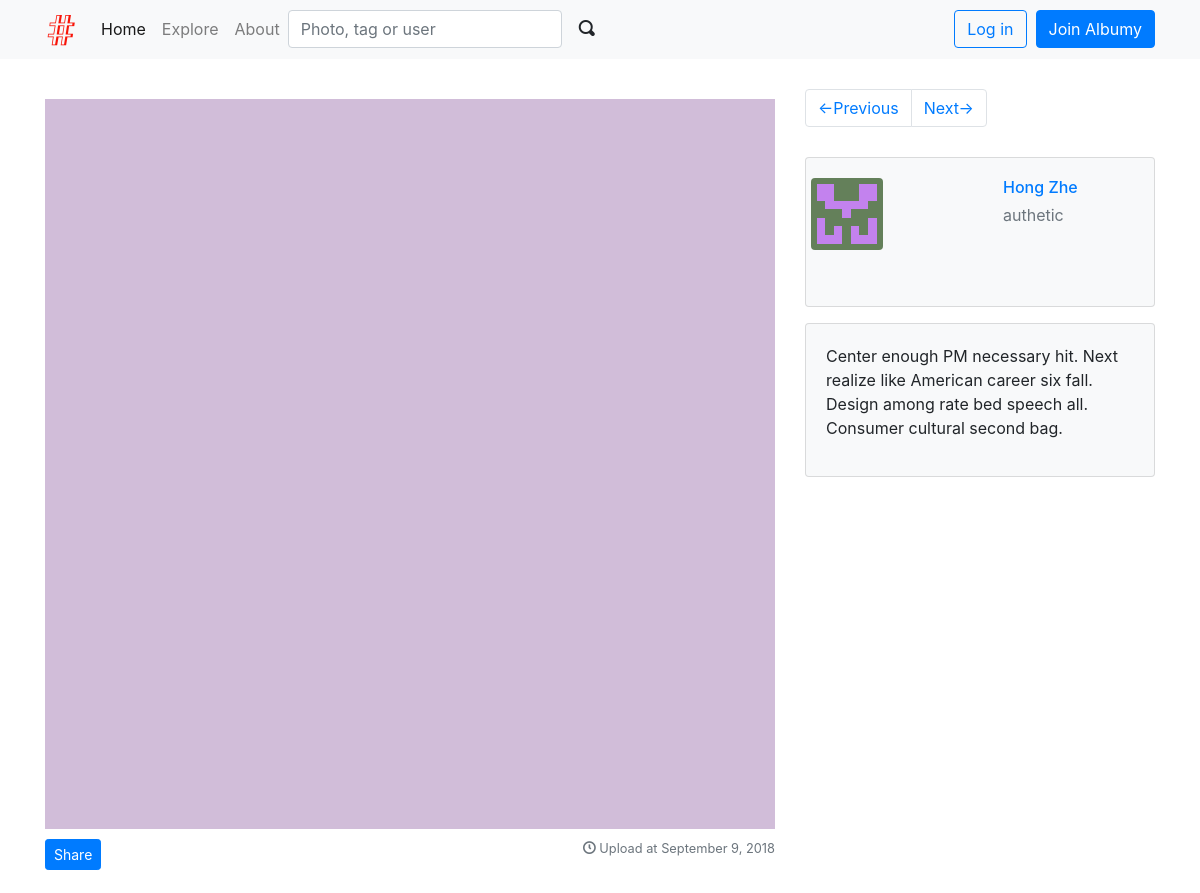
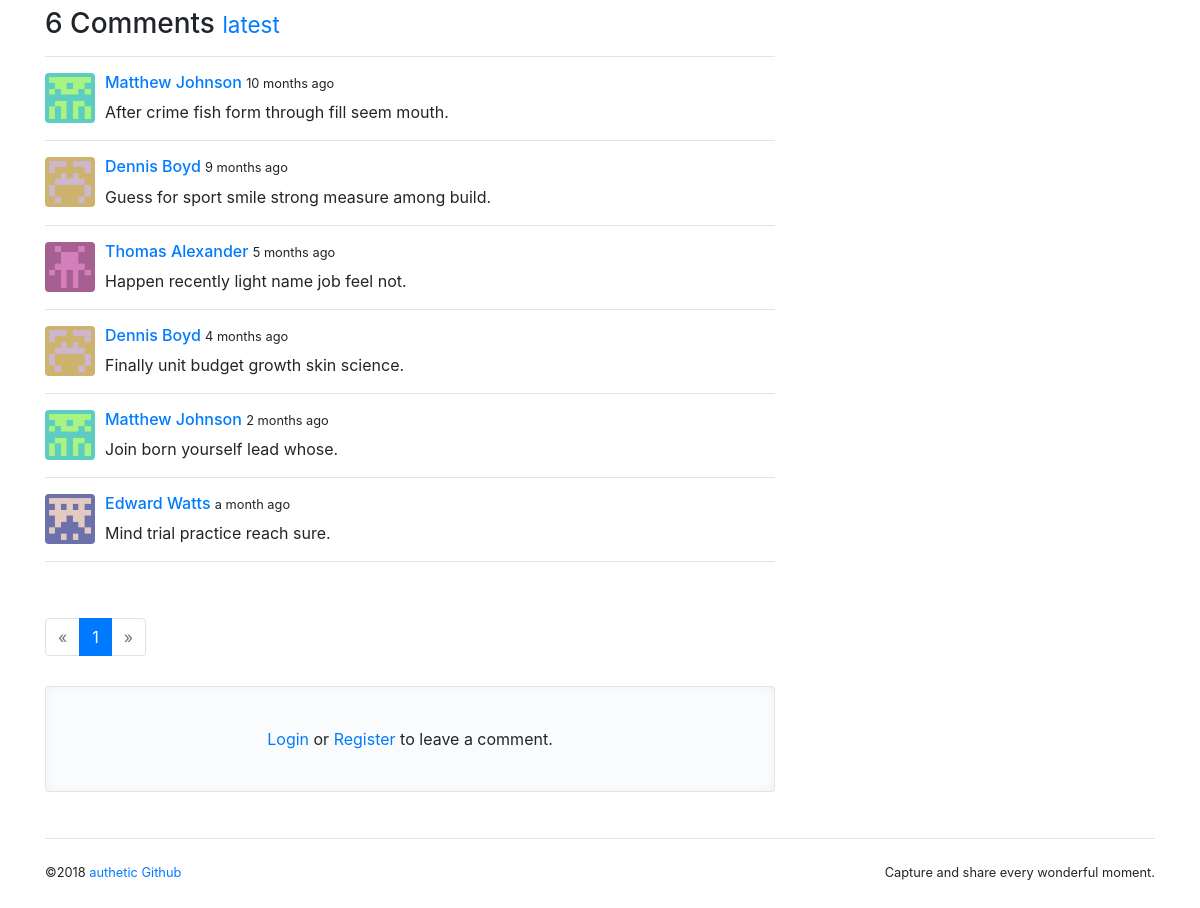
Screenshot of /photo/12 with the database file from the repository (2 pictures, top to bottom).
### albumy/models.py (models this page shows, shortened)
@whooshee.register_model('description')
class Photo(db.Model):
    id = db.Column(db.Integer, primary_key=True)
    description = db.Column(db.String(500))
    filename = db.Column(db.String(64))
    filename_s = db.Column(db.String(64))
    filename_m = db.Column(db.String(64))
    timestamp = db.Column(db.DateTime, default=datetime.utcnow)
    flag = db.Column(db.Integer, default=0)
    author_id = db.Column(db.Integer, db.ForeignKey('user.id'))
    author = db.relationship('User', back_populates='photos')
    tags = db.relationship('Tag', secondary=tagging, back_populates='photos')
    collectors = db.relationship('Collect', back_populates='collected', cascade='all')

class Comment(db.Model):
    id = db.Column(db.Integer, primary_key=True)
    timestamp = db.Column(db.DateTime, default=datetime.utcnow, index=True)
    body = db.Column(db.Text)
    flag = db.Column(db.Integer, default=0)
    replied_id = db.Column(db.Integer, db.ForeignKey('comment.id'))
    author_id = db.Column(db.Integer, db.ForeignKey('user.id'))
    photo_id = db.Column(db.Integer, db.ForeignKey('photo.id'))
    photo = db.relationship('Photo', backref=db.backref('comments', cascade='all'))
    author = db.relationship('User', backref=db.backref('comments', cascade='all'))
    replies = db.relationship('Comment', back_populates='replied', cascade='all')
    replied = db.relationship('Comment', back_populates='replies', remote_side=[id])

@whooshee.register_model('username', 'name')
class User(db.Model, UserMixin):
    id = db.Column(db.Integer, primary_key=True)
    username = db.Column(db.String(20), unique=True, index=True)
    email = db.Column(db.String(254), unique=True, index=True)
    password_hash = db.Column(db.String(128))
    name = db.Column(db.String(30))
    website = db.Column(db.String(255))
    bio = db.Column(db.String(120))
    location = db.Column(db.String(50))
    member_since = db.Column(db.DateTime, default=datetime.utcnow)
    confirmed = db.Column(db.Boolean, default=False)
    avatar_s = db.Column(db.String(64))
    avatar_m = db.Column(db.String(64))
    avatar_l = db.Column(db.String(64))
    avatar_raw = db.Column(db.String(64))
    receive_comment_notification = db.Column(db.Boolean, default=True)
    receive_follow_notification = db.Column(db.Boolean, default=True)
    receive_collect_notification = db.Column(db.Boolean, default=True)
    show_collections = db.Column(db.Boolean, default=True)
    locked = db.Column(db.Boolean, default=False)
    active = db.Column(db.Boolean, default=True)
    role_id = db.Column(db.Integer, db.ForeignKey('role.id'))
    role = db.relationship('Role', back_populates='users')
    photos = db.relationship('Photo', back_populates='author', cascade='all')
    collections = db.relationship('Collect', back_populates='collector', cascade='all')
    following = db.relationship('Follow', foreign_keys=[Follow.follower_id], back_populates=
                                'follower', lazy='dynamic', cascade='all')
    followers = db.relationship('Follow', foreign_keys=[Follow.followed_id], back_populates=
                                'followed', lazy='dynamic', cascade='all')
    notifications = db.relationship('Notification', back_populates='receiver',
                                    cascade='all')

### albumy/blueprints/main.py (the view)
@main_bp.route('/photo/<int:photo_id>')
def show_photo(photo_id):
    photo = Photo.query.get_or_404(photo_id)
    page = request.args.get('page', 1, type=int)
    per_page = current_app.config['ALBUMY_COMMENT_PER_PAGE']
    pagination = Comment.query.with_parent(photo).order_by(Comment.timestamp).paginate(page, per_page)
    comments = pagination.items
    description_form = DescriptionForm()
    comment_form = CommentForm()
    tag_form = TagForm()
    description_form.description.data = photo.description
    return render_template('main/photo.html', photo=photo, description_form=description_form,
                           comment_form=comment_form, pagination=pagination, comments=comments,
                           tag_form=tag_form)

### albumy/forms/main.py
class DescriptionForm(FlaskForm):
    description = TextAreaField('Description', validators=[Optional(), Length(0, 500)])
    submit = SubmitField()

class CommentForm(FlaskForm):
    body = TextAreaField('', validators=[DataRequired()])
    submit = SubmitField()

### albumy/__init__.py (called while the page is built)
def register_template_context(app):
    @app.context_processor
    def make_template_context():
        if current_user.is_authenticated:
            notification_count = Notification.query.with_parent(current_user).filter_by(is_read=False).count()
        else:
            notification_count = None
        return dict(notification_count=notification_count)

### albumy/extensions.py (called while the page is built)
    def can(self, permission_name):
        return False

### albumy/templates/main/photo.html (shortened to what this page needs)
{% extends 'base.html' %}
{% from 'bootstrap/form.html' import render_form, render_field %}
{% from 'bootstrap/pagination.html' import render_pagination %}
{% block content %}
    <div class="row">
        <div class="col-md-8">
            <div class="photo">
                <a href="{{ url_for('.get_image', filename=photo.filename) }}" target="_blank">
                    <img class="img-fluid" src="{{ url_for('.get_image', filename=photo.filename_m) }}">
                </a>
            </div>
            <a class="btn btn-primary btn-sm text-white" data-toggle="modal" data-target="#shareModal">Share</a>
            <p class="text-muted float-right small">
                <span class="oi oi-clock"></span>
                Upload at {{ moment(photo.timestamp).format('LL') }}
            </p>
            {% include 'main/_comments.html' %}
        </div>
        <div class="col-md-4">
            {% include 'main/_photo_sidebar.html' %}
        </div>
    </div>
{% endblock %}

### albumy/templates/main/_comments.html (shortened to what this page needs)
<div class="comments" id="comments">
    <h3>{{ photo.comments|length }} Comments
        <small>
            <a href="{{ url_for('.show_photo', photo_id=photo.id, page=pagination.pages or 1) }}#comment-form">latest</a>
        </small>
    </h3>
    <hr>
    {% if comments %}
        {% for comment in comments %}
            <div class="comment">
                <div class="comment-thumbnail">
                    <a href="{{ url_for('user.index', username=comment.author.username) }}">
                        <img class="rounded img-fluid avatar-s profile-popover"
                             data-href="{{ url_for('ajax.get_profile', user_id=comment.author.id) }}"
                             src="{{ url_for('main.get_avatar', filename=comment.author.avatar_m) }}">
                    </a>
                </div>
                <div class="comment-body">
                    <h6>
                        <a class="profile-popover"
                           data-href="{{ url_for('ajax.get_profile', user_id=comment.author.id) }}"
                           href="{{ url_for('user.index', username=comment.author.username) }}">
                            {{ comment.author.name }}
                        </a>
                        <small data-toggle="tooltip" data-placement="top" data-timestamp="{{ comment.timestamp }}"
                               data-delay="500">
                            {{ moment(comment.timestamp).fromNow(refresh=True) }}
                        </small>
                    </h6>
                    <p>
                        {{ comment.body }}
                    </p>
                </div>
            </div>
            <hr>
        {% endfor %}
        <div class="page-footer">
            {{ render_pagination(pagination) }}
        </div>
    {% else %}
        <p class="tip">No comments.</p>
    {% endif %}
    {% if current_user.is_authenticated %}
        {% if current_user.can('COMMENT') %}
            {% if request.args.get('reply') %}
                <div class="alert alert-dark">
                    Reply to {{ request.args.get('author') }}:
                    <a class="float-right" href="{{ url_for('.show_photo', photo_id=photo.id) }}">Cancel</a>
                </div>
            {% endif %}
            <div class="comment-form-area">
                <div class="comment-form-thumbnail">
                    <img class="rounded img-fluid avatar-s"
                         src="{{ url_for('main.get_avatar', filename=current_user.avatar_m) }}">
                </div>
                <div class="comment-form" id="comment-form">
                    {{ render_form(comment_form, action=url_for('.new_comment', photo_id=photo.id, page=pagination.pages),
                    extra_classes="text-right") }}
                </div>
            </div>
        {% else %}
            <p class="tip">
                No permission.
            </p>
        {% endif %}
    {% else %}
        <p class="tip">
            <a href="{{ url_for('auth.login') }}">Login</a>
            or
            <a href="{{ url_for('auth.register') }}">Register</a> to leave a comment.
        </p>
    {% endif %}
</div>

### albumy/templates/main/_photo_sidebar.html (shortened to what this page needs)
<nav aria-label="Page navigation">
    <ul class="pagination">
        <li class="page-item">
            <a class="page-link" href="{{ url_for('.photo_previous', photo_id=photo.id) }}">
                &larr;Previous
            </a>
        </li>
        <li class="page-item">
            <a class="page-link" href="{{ url_for('.photo_next', photo_id=photo.id) }}">
                Next&rarr;
            </a>
        </li>
    </ul>
</nav>
<div class="card bg-light mb-3 w-100 sidebar-card">
    <div class="card-body">
        <div class="row">
            <a href="{{ url_for('user.index', username=photo.author.username) }}">
                <img class="img-fluid rounded" src="{{ url_for('main.get_avatar', filename=
                        photo.author.avatar_m)}}">
            </a>
            <div class="sidebar-profile">
                <h6 class="card-title">
                    <a href="{{ url_for('user.index', username=photo.author.username) }}">
                        {{ photo.author.name }}
                    </a>
                </h6>
                <p class="card-subtitle mb-2 text-muted">{{ photo.author.username }}</p>
            </div>
        </div>
    </div>
</div>
<div class="card bg-light mb-3 w-100">
    <div class="card-body">
        <div id="description">
            <p>
                {% if photo.description %}
                    {{ photo.description }}
                {% endif %}
            </p>
        </div>
    </div>
</div>

### albumy/static/css/style.css (style rules this page uses)
.tip { position: relative; padding: 40px; text-align: center; background-color: #fafbfc; border: 1px solid #e1e4e8; border-radius: 3px; box-shadow: inset 0 0 10px rgba(27, 31, 35, 0.05); }
.page-footer { padding-top: 40px; }
nav { margin-bottom: 30px; }
.avatar-s { width: 50px; height: 50px; }
.photo { padding: 10px 0; text-align: center; }
.sidebar-card { min-height: 150px; }
.sidebar-profile { padding-left: 120px; }
.photo img { max-height: 800px; }
.comments { margin-top: 30px; }
.comment-body { margin-left: 60px; min-height: 50px; }
.comment-thumbnail { position: absolute; }

### rows the page displays
Photo: filename_m (picture), timestamp "September 9, 2018", description "Center enough PM necessary hit. Next realize like American career six fall. Design among rate bed speech all. Consumer cultural second bag."
Comment: avatar_m (picture), author.name "Matthew Johnson", timestamp "10 months ago", body "After crime fish form through fill seem mouth."
Comment: avatar_m (picture), author.name "Dennis Boyd", timestamp "9 months ago", body "Guess for sport smile strong measure among build."
Comment: avatar_m (picture), author.name "Thomas Alexander", timestamp "5 months ago", body "Happen recently light name job feel not."
Comment: avatar_m (picture), author.name "Dennis Boyd", timestamp "4 months ago", body "Finally unit budget growth skin science."
Comment: avatar_m (picture), author.name "Matthew Johnson", timestamp "2 months ago", body "Join born yourself lead whose."
Comment: avatar_m (picture), author.name "Edward Watts", timestamp "a month ago", body "Mind trial practice reach sure."
User: avatar_m (picture), author.name "Hong Zhe", author.username "authetic"

### other values shown
{{ photo.comments|length }} "6"
{{ render_pagination(pagination) }} "« 1 »"
